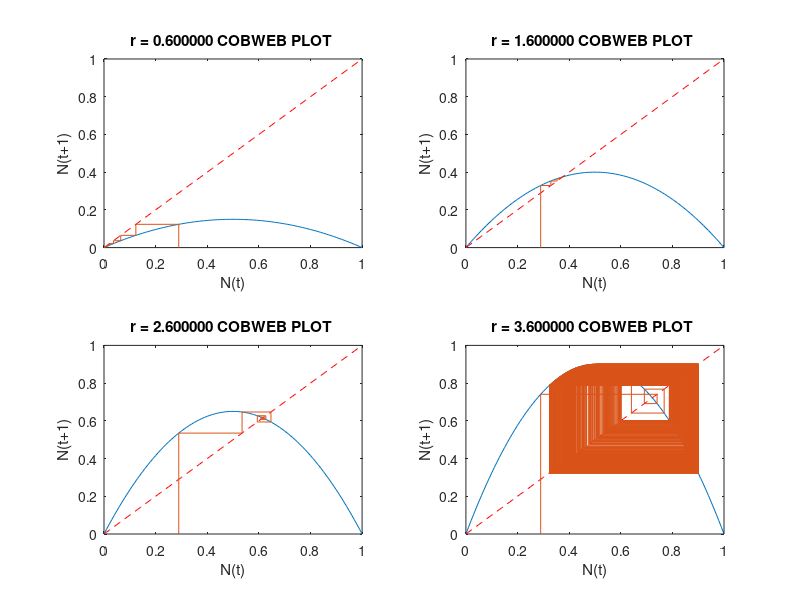

Reproduce this figure in MATLAB.
%x(1)=2;
%for i=1:99
%    x(i+1)= (-0.9)*x(i)*(1-x(i));
   % plot([x(i),x(i)],[x(i),x(i+1)]);
%    hold on
%   plot([x(i),x(i+1)],[x(i+1),x(i+1)]);
%    hold on
%end

 close all;
 clear;
 r=1.6;
 xn0=rand(1);            % pick a random initial N(0)
 x=0:0.01:1;
 n=500;
 %nf=10;
% 
for g=1:4
    
    if g==1
        r=0.6;
    elseif g==2
        r= 1.6;
    elseif g==3
        r= 2.6;
    else
        r=3.6;
    end    
           
 subplot(2,2,g);
 y=r.*x.*(1-x);           % y is N(t+1) and x is N(t)
 plot(x,y);               % plot N(t+1) vs N(t)
 
 xlabel('N(t)'); ylabel('N(t+1)');
caption = sprintf('r = %f COBWEB PLOT ', r);
 title(caption);
 axis([0, 1, 0, 1]);
 hold on;                 % to put more stuf on figure
 plot(x,x,'r--');

 %hjg
   
for(i=1:n)
        if(i==1)
          xn=xn0;
          orbit=xn0;
        else
            %xn=xn1;
            xn=r*xn*(1-xn);
            orbit(i)=xn;
        end
end
 %subplot(2,2,1:2)
 
 %plot(orbit);
axis([0, 1, 0, 1]);
 hold on;
 subplot(2,2,g);
     xn=orbit(1);
     line([orbit(1) orbit(1)],[0 orbit(2)]);
      for(i=1:(n-2))
         line([orbit(i) orbit(i+1)],[orbit(i+1) orbit(i+1)]);
         line([orbit(i+1) orbit(i+1)],[orbit(i+1) orbit(i+2)]);
     end
%  subplot(2,2,4);
%  plot(x,x,'r');
% axis([0, 1, 0, 1]);
%  hold on;
%  y=r.*x.*(1-x);
%  plot(x,y);
%  for(i=(n-nf):(n-2))
%         line([orbit(i) orbit(i+1)],[orbit(i+1) orbit(i+1)]);
%         line([orbit(i+1) orbit(i+1)],[orbit(i+1) orbit(i+2)]);
%     end

end
